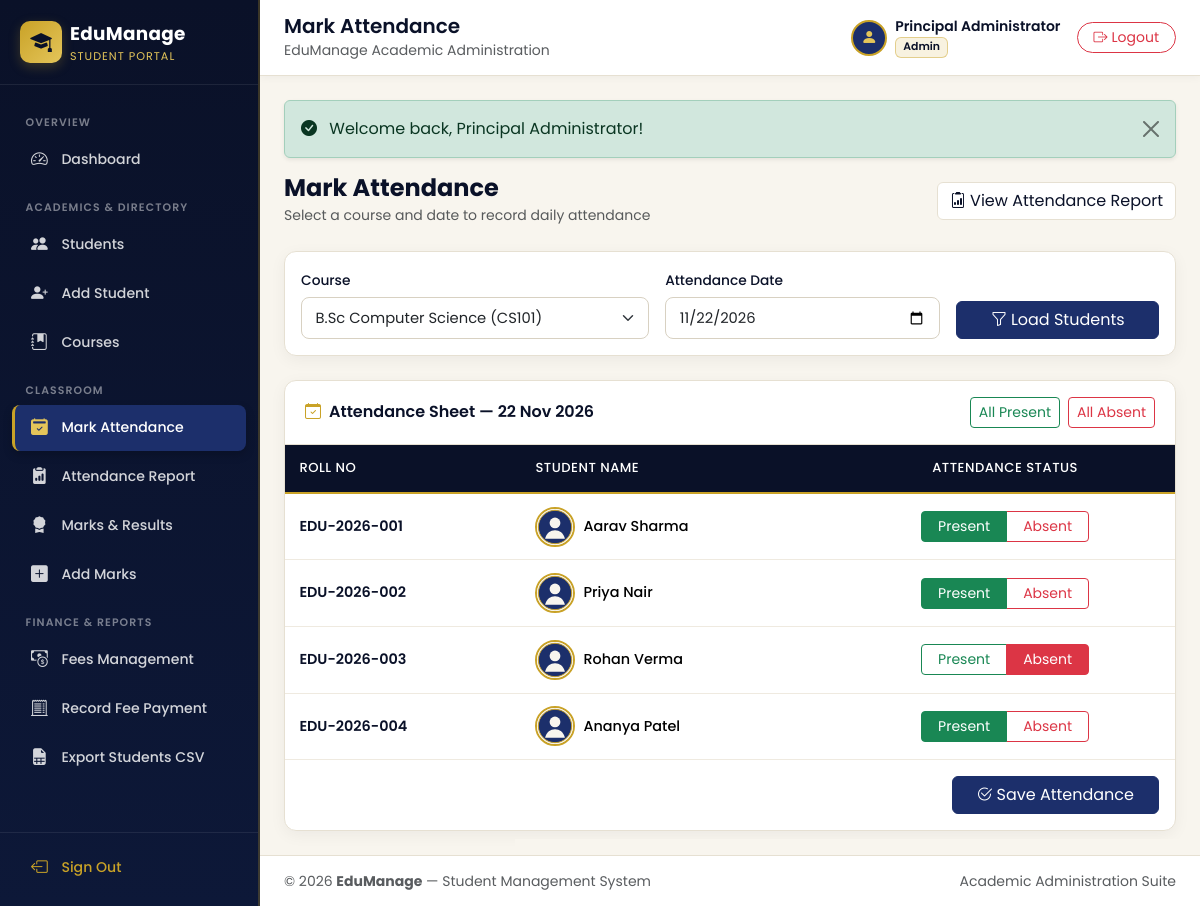
Screenshot of /attendance/mark.php?course_id=1 (signed in) with the database file from the repository.
### tables this page shows
CREATE TABLE `attendance` (
  `id` INT UNSIGNED NOT NULL AUTO_INCREMENT,
  `student_id` INT UNSIGNED NOT NULL,
  `course_id` INT UNSIGNED NOT NULL,
  `attendance_date` DATE NOT NULL,
  `status` ENUM('Present', 'Absent') NOT NULL,
  `marked_by` INT UNSIGNED DEFAULT NULL,
  `created_at` TIMESTAMP NOT NULL DEFAULT CURRENT_TIMESTAMP,
  PRIMARY KEY (`id`),
  UNIQUE KEY `uq_attendance_student_date` (`student_id`, `attendance_date`),
  KEY `idx_attendance_course_date` (`course_id`, `attendance_date`),
  CONSTRAINT `fk_attendance_student`
    FOREIGN KEY (`student_id`) REFERENCES `students` (`id`)
    ON DELETE CASCADE ON UPDATE CASCADE,
  CONSTRAINT `fk_attendance_course`
    FOREIGN KEY (`course_id`) REFERENCES `courses` (`id`)
    ON DELETE CASCADE ON UPDATE CASCADE,
  CONSTRAINT `fk_attendance_user`
    FOREIGN KEY (`marked_by`) REFERENCES `users` (`id`)
    ON DELETE SET NULL ON UPDATE CASCADE
);

CREATE TABLE `students` (
  `id` INT UNSIGNED NOT NULL AUTO_INCREMENT,
  `roll_no` VARCHAR(30) NOT NULL,
  `full_name` VARCHAR(120) NOT NULL,
  `father_name` VARCHAR(120) NOT NULL,
  `email` VARCHAR(120) NOT NULL,
  `phone` VARCHAR(20) NOT NULL,
  `gender` ENUM('Male', 'Female', 'Other') NOT NULL,
  `dob` DATE NOT NULL,
  `address` TEXT NOT NULL,
  `course_id` INT UNSIGNED NOT NULL,
  `admission_date` DATE NOT NULL,
  `photo` VARCHAR(255) DEFAULT NULL,
  `status` ENUM('Active', 'Inactive') NOT NULL DEFAULT 'Active',
  `created_at` TIMESTAMP NOT NULL DEFAULT CURRENT_TIMESTAMP,
  PRIMARY KEY (`id`),
  UNIQUE KEY `uq_students_roll_no` (`roll_no`),
  UNIQUE KEY `uq_students_email` (`email`),
  KEY `idx_students_course` (`course_id`),
  CONSTRAINT `fk_students_course`
    FOREIGN KEY (`course_id`) REFERENCES `courses` (`id`)
    ON DELETE RESTRICT ON UPDATE CASCADE
);

### config/db.php (called while the page is built, shortened)
<?php
function e(?string $value): string
{
    return htmlspecialchars((string) $value, ENT_QUOTES | ENT_SUBSTITUTE, 'UTF-8');
}
function url(string $path = ''): string
{
    $cleanPath = ltrim($path, '/');
    return ($cleanPath === '') ? (BASE_URL === '' ? '/' : BASE_URL . '/') : BASE_URL . '/' . $cleanPath;
}

### attendance/mark.php (the view, shortened to what this page needs)
<?php
require_once dirname(__DIR__) . '/includes/auth_check.php';
$courses         = $pdo->query('SELECT id, course_name, course_code FROM courses ORDER BY course_name ASC')->fetchAll();
$selected_course = (int) ($_REQUEST['course_id'] ?? ($courses[0]['id'] ?? 0));
$selected_date   = trim($_REQUEST['attendance_date'] ?? date('Y-m-d'));
$students = [];
if ($selected_course > 0) {
    $st_stmt = $pdo->prepare("
        SELECT s.id, s.roll_no, s.full_name, s.photo, a.status AS existing_status
        FROM students s
        LEFT JOIN attendance a
            ON a.student_id = s.id AND a.attendance_date = ?
        WHERE s.course_id = ? AND s.status = 'Active'
        ORDER BY s.roll_no ASC
    ");
    $st_stmt->execute([$selected_date, $selected_course]);
    $students = $st_stmt->fetchAll();
}
include dirname(__DIR__) . '/includes/header.php';
?>
<div class="d-flex flex-wrap justify-content-between align-items-center gap-2 mb-4">
    <div>
        <h4 class="fw-bold text-navy mb-0">Mark Attendance</h4>
        <small class="text-muted">Select a course and date to record daily attendance</small>
    </div>
    <a href="<?= e(url('attendance/report.php')) ?>" class="btn btn-outline-navy">
        <i class="bi bi-clipboard2-data me-1"></i>View Attendance Report
    </a>
</div>
<div class="royal-card p-3 mb-4">
    <form method="GET" action="<?= e(url('attendance/mark.php')) ?>" class="row g-3 align-items-end">
        <div class="col-md-5">
            <label class="form-label">Course</label>
            <select name="course_id" class="form-select" required>
                <?php foreach ($courses as $c): ?>
                    <option value="<?= (int) $c['id'] ?>" <?= $selected_course === (int) $c['id'] ? 'selected' : '' ?>>
                        <?= e($c['course_name']) ?> (<?= e($c['course_code']) ?>)
                    </option>
                <?php endforeach; ?>
            </select>
        </div>
        <div class="col-md-4">
            <label class="form-label">Attendance Date</label>
            <input type="date" name="attendance_date" class="form-control" value="<?= e($selected_date) ?>" required>
        </div>
        <div class="col-md-3">
            <button type="submit" class="btn btn-royal w-100">
                <i class="bi bi-funnel me-1"></i>Load Students
            </button>
        </div>
    </form>
</div>
<div class="royal-card">
    <div class="card-header d-flex flex-wrap justify-content-between align-items-center gap-2">
        <span><i class="bi bi-calendar-check text-gold me-2"></i>Attendance Sheet &mdash; <?= e(date('d M Y', strtotime($selected_date))) ?></span>
        <?php if (!empty($students)): ?>
            <div class="d-flex gap-2">
                <button type="button" id="markAllPresent" class="btn btn-sm btn-outline-success">All Present</button>
                <button type="button" id="markAllAbsent" class="btn btn-sm btn-outline-danger">All Absent</button>
            </div>
        <?php endif; ?>
    </div>
    <form method="POST" action="<?= e(url('attendance/mark.php')) ?>">
        <div class="card-body p-0">
            <div class="table-responsive">
                <table class="table table-royal table-hover mb-0">
                    <thead>
                        <tr>
                            <th>Roll No</th>
                            <th>Student Name</th>
                            <th class="text-center">Attendance Status</th>
                        </tr>
                    </thead>
                    <tbody>
                        <?php if (empty($students)): ?>
                            <tr>
                                <td colspan="3" class="text-center text-muted py-5">No active students found in this course.</td>
                            </tr>
                        <?php else: ?>
                            <?php foreach ($students as $st): ?>
                                <?php
                                $sid     = (int) $st['id'];
                                $avatar  = !empty($st['photo'])
                                    ? url('uploads/students/' . $st['photo'])
                                    : url('assets/images/default-avatar.svg');
                                ?>
                                <tr>
                                    <td class="fw-semibold text-navy"><?= e($st['roll_no']) ?></td>
                                    <td>
                                        <div class="d-flex align-items-center gap-2">
                                            <img src="<?= e($avatar) ?>" alt="Photo" class="avatar-thumb">
                                            <span class="fw-medium"><?= e($st['full_name']) ?></span>
                                        </div>
                                    </td>
                                    <td class="text-center">
                                        <div class="btn-group" role="group" aria-label="Attendance choice">
                                            <label class="btn btn-sm btn-outline-success px-3" for="present_<?= $sid ?>">Present</label>
                                            <label class="btn btn-sm btn-outline-danger px-3" for="absent_<?= $sid ?>">Absent</label>
                                        </div>
                                    </td>
                                </tr>
                            <?php endforeach; ?>
                        <?php endif; ?>
                    </tbody>
                </table>
            </div>
        </div>
        <?php if (!empty($students)): ?>
            <div class="card-footer bg-transparent p-3 text-end">
                <button type="submit" class="btn btn-royal px-4">
                    <i class="bi bi-check2-circle me-1"></i>Save Attendance
                </button>
            </div>
        <?php endif; ?>
    </form>
</div>
<?php include dirname(__DIR__) . '/includes/footer.php'; ?>

### assets/css/style.css (style rules this page uses)
:root { --navy: #0a1128; --navy-light: #131f44; --royal: #1c2f6b; --royal-hover: #253d88; --gold: #c9a227; --gold-light: #e4c55a; --gold-soft: rgba(201, 162, 39, 0.14); --offwhite: #f8f5ee; --surface: #ffffff; --text-main: #1b2238; --text-muted: #647087; --border-color: #e6e0d2; --sidebar-width: 260px; --transition-speed: 0.25s; }
body { font-family: 'Poppins', sans-serif; background-color: var(--offwhite); color: var(--text-main); margin: 0; overflow-x: hidden; }
.text-navy { color: var(--navy) !important; }
.text-gold { color: var(--gold) !important; }
.btn-royal { background-color: var(--royal); border-color: var(--royal); color: #fff; transition: all var(--transition-speed) ease; }
.btn-outline-navy { border-color: var(--border-color); color: var(--navy); background: #fff; }
.royal-card { background-color: var(--surface); border: 1px solid var(--border-color); border-radius: 12px; box-shadow: 0 4px 16px rgba(10, 17, 40, 0.05); }
.royal-card .card-header { background-color: transparent; border-bottom: 1px solid var(--border-color); padding: 1rem 1.25rem; font-weight: 600; color: var(--navy); }
.form-control, .form-select { border-color: #d8d1c2; border-radius: 8px; padding: 0.55rem 0.85rem; font-size: 0.92rem; transition: border-color 0.2s ease, box-shadow 0.2s ease; }
.form-label { font-weight: 500; font-size: 0.86rem; color: var(--navy); margin-bottom: 0.35rem; }
.table-royal thead th { background-color: var(--navy); color: #ffffff; font-weight: 500; font-size: 0.82rem; text-transform: uppercase; letter-spacing: 0.5px; border-bottom: 2px solid var(--gold); padding: 0.85rem 0.9rem; white-space: nowrap; }
.table-royal tbody td { vertical-align: middle; padding: 0.8rem 0.9rem; font-size: 0.9rem; border-color: #efeae0; }
.avatar-thumb { width: 40px; height: 40px; border-radius: 50%; object-fit: cover; border: 2px solid var(--gold); background-color: var(--offwhite); }

### rows the page displays
attendance: student.roll_no "EDU-2026-001", student.full_name "Aarav Sharma"
attendance: student.roll_no "EDU-2026-002", student.full_name "Priya Nair"
attendance: student.roll_no "EDU-2026-003", student.full_name "Rohan Verma"
attendance: student.roll_no "EDU-2026-004", student.full_name "Ananya Patel"

### other values shown
APP_NAME "EduManage"
$page_title "Mark Attendance"
$current_user "Principal Administrator"
$current_role "Admin"
$flash['message'] "Welcome back, Principal Administrator!"
date('d M Y', strtotime($selected_date)) "22 Nov 2026"
form field course_id "B.Sc Computer Science (CS101)"
